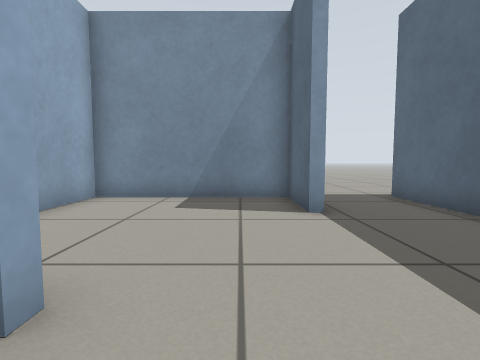
View 1 (above)

20 first-person views from a walk through a Gazebo world. The camera is 0.5 m above the floor, tilts 4° down and sees 85° across. The floor is counted in squares, 0.5 m on a side. Each view is taken from the middle of a square. On the plan, view 1 faces up. The plan holds only what a view shows up to about 11 squares ahead; the rest is blank.

View 2
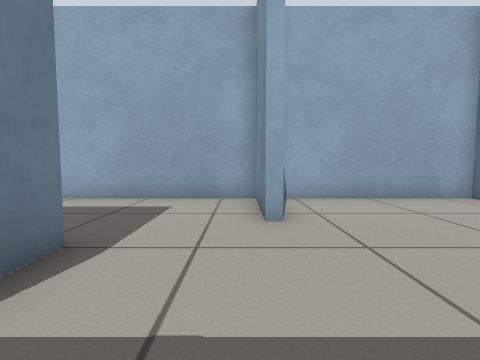

View 3
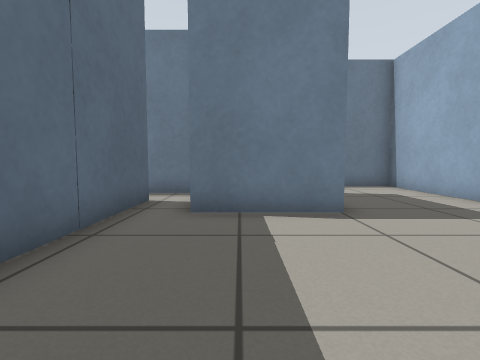

View 4
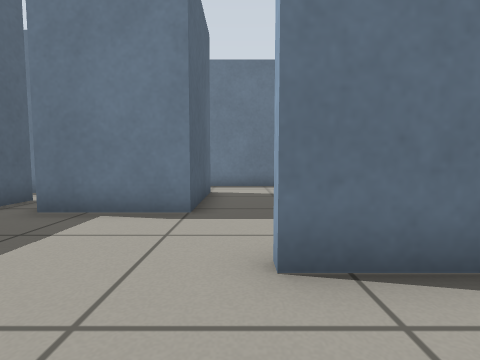

View 5
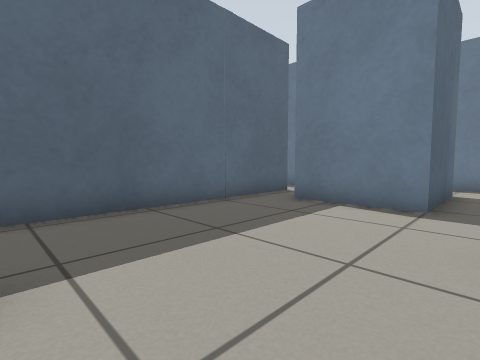

View 6
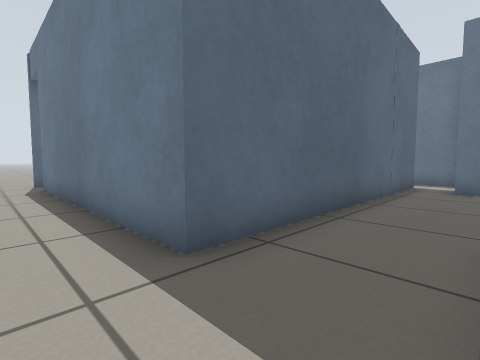

View 7
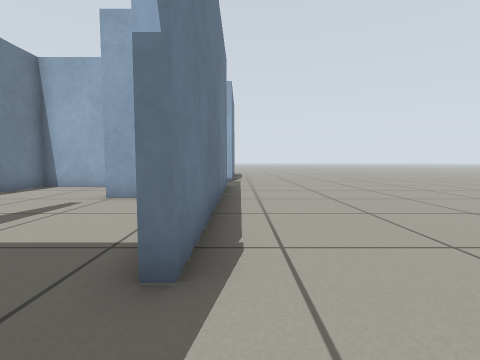

View 8
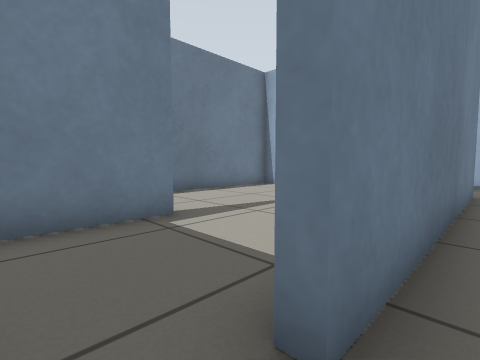

View 9
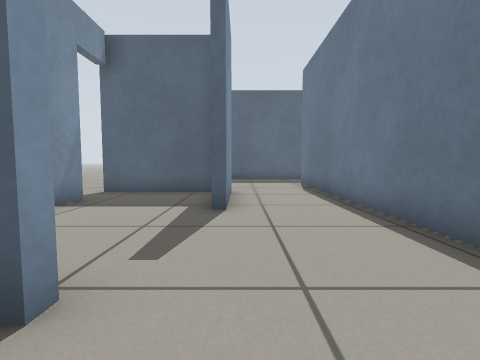

View 10
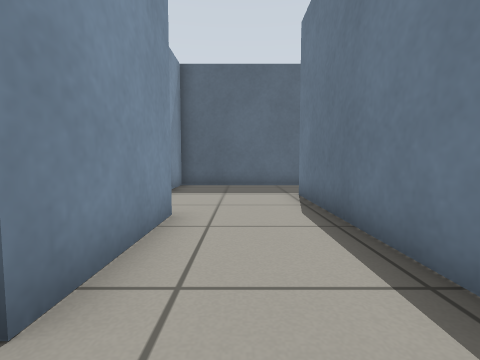

View 11
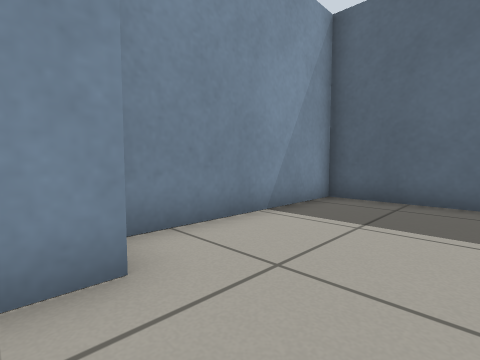

View 12
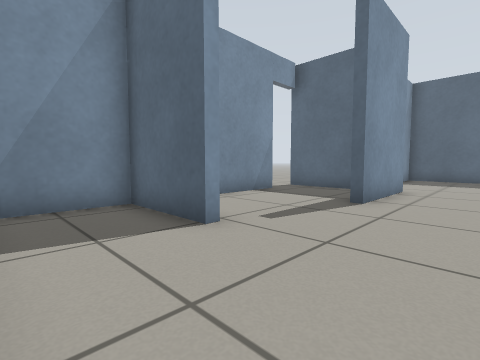

View 13
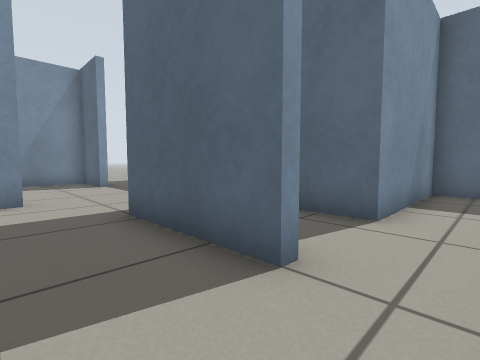

View 14
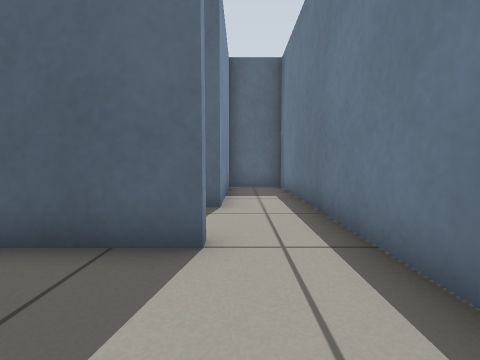

View 15
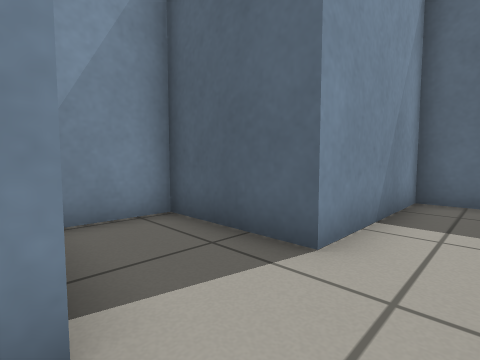

View 16
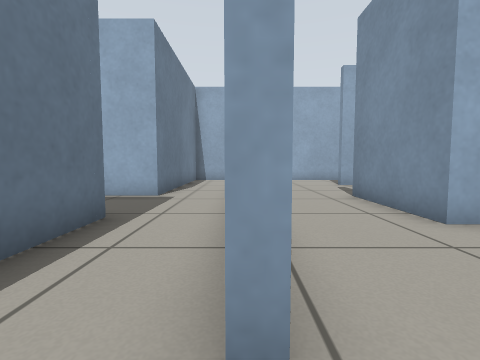

View 17
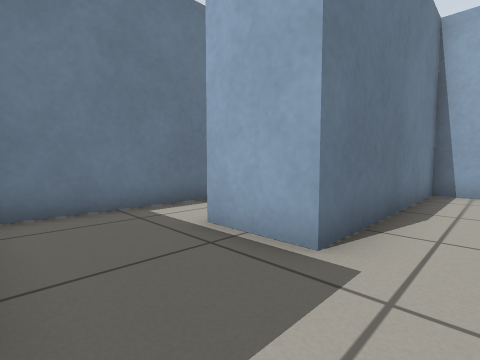

View 18
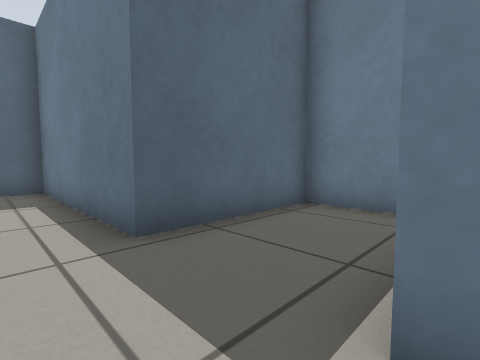

View 19
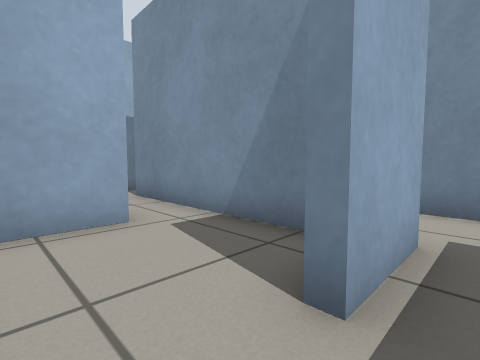

View 20
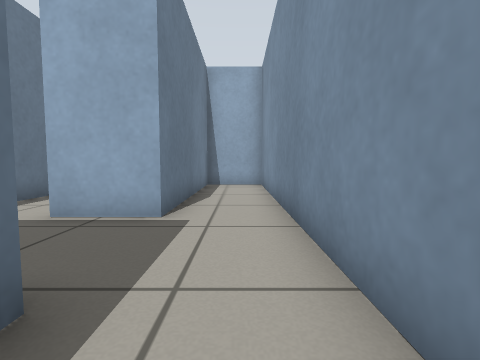

### Floor plan
Points are (right, up) in squares from view 1. A wall is a line through its corners. A room is listed if a view was taken in it or the views show most of it. See-through windows are left out.
Room 1 (views 1, 2, 13, 14, 15)
walls: (0.4, -4.6) (0, -4.6) (0, -1.1) (3, -1.1); (-1.2, 1.4) (-4, 1.4) (-4, -6.6) (0.5, -6.6); (4.3, -2.7) (4.3, 1.5)
ways out: opening at (1, 2) to room 2; opening at (0, -5.5) to room 7
Room 2 (views 3, 4, 5)
walls: (1.7, 5.1) (1.4, 5.1) (1.4, 7.2) (-4, 7.2) (-4, 2.1); (-3.2, 1.7) (-1.2, 1.7); (4.3, 1.5) (4.3, 5.5)
ways out: opening at (1, 2) to room 1; opening at (2.5, 6.5) to room 3
Room 3 (views 6, 7, 8)
walls: (4.3, 5.5) (4.3, 7.5) (13, 7.5)
ways out: opening at (2.5, 6.5) to room 2; open door at (13.5, 7) to room 5
Room 4 (views 9, 12)
walls: (4.6, 2.7) (4.6, 0.2) (8.5, 0.2); (7.4, 4.3) (7.4, 7.3); (7.6, 7.2) (5.1, 7.2)
ways out: opening at (8, 2.5) to room 5
Room 5 (views 10, 11, 16)
walls: (14.6, 3.9) (14.6, 7.5); (14.9, 3.9) (14.9, 3.3) (11.4, 3.3); (11.4, 3.6) (13.9, 3.6); (13, 7.2) (10.2, 7.2); (8.5, 0.2) (17.9, 0.2); (7.7, 5.3) (7.7, 4.3); (21.1, -0.4) (21.1, 4.5) (15.2, 4.5)
ways out: open door at (13.5, 7) to room 3; opening at (8, 2.5) to room 4; opening at (19, 0) to room 6
Room 6 (views 17, 18, 19, 20)
walls: (15.1, -0.1) (5.2, -0.1); (10.4, -6.6) (14.3, -6.6) (14.3, -2.4) (21.1, -2.4) (21.1, -0.4); (4.6, -2.4) (11.3, -2.4) (11.3, -4.5)
ways out: opening at (19, 0) to room 5; opening at (11, -5.5) to room 9
Room 7 (no view inside)
walls: (0.5, -6.6) (7.4, -6.6) (7.4, -4.6) (2.7, -4.6) (2.7, -1.4) (0.9, -1.4)
ways out: opening at (0, -5.5) to room 1
Room 8 (no view inside)
walls: (10.1, -2.7) (4.3, -2.7); (3.2, -4.3) (5.6, -4.3)
ways out: opening at (9, -4) to room 9
Room 9 (no view inside)
walls: (7.7, -4.2) (7.7, -5.9); (8.2, -6.6) (10.4, -6.6)
ways out: opening at (11, -5.5) to room 6; opening at (9, -4) to room 8

Where each view was taken, in squares from view 1:
view 1: 0 up, 0 right, facing up
view 2: 1 up, 3 right, facing left
view 3: 4 up, 2 right, facing down
view 4: 4 up, 1 left, facing down
view 5: 5 up, 1 left, facing down-right
view 6: 9 up, 2 right, facing down-right
view 7: 8 up, 15 right, facing left
view 8: 8 up, 14 right, facing down-left
view 9: 3 up, 6 right, facing right
view 10: 2 up, 10 right, facing right
view 11: 1 up, 14 right, facing up-right
view 12: 1 up, 5 right, facing up-right
view 13: 6 down, 2 left, facing up-right
view 14: 5 down, 3 left, facing right
view 15: 6 down, 0 right, facing up-right
view 16: 0 up, 19 right, facing left
view 17: 1 down, 14 right, facing down-left
view 18: 1 down, 11 right, facing down-right
view 19: 6 down, 12 right, facing up-left
view 20: 1 down, 16 right, facing left
